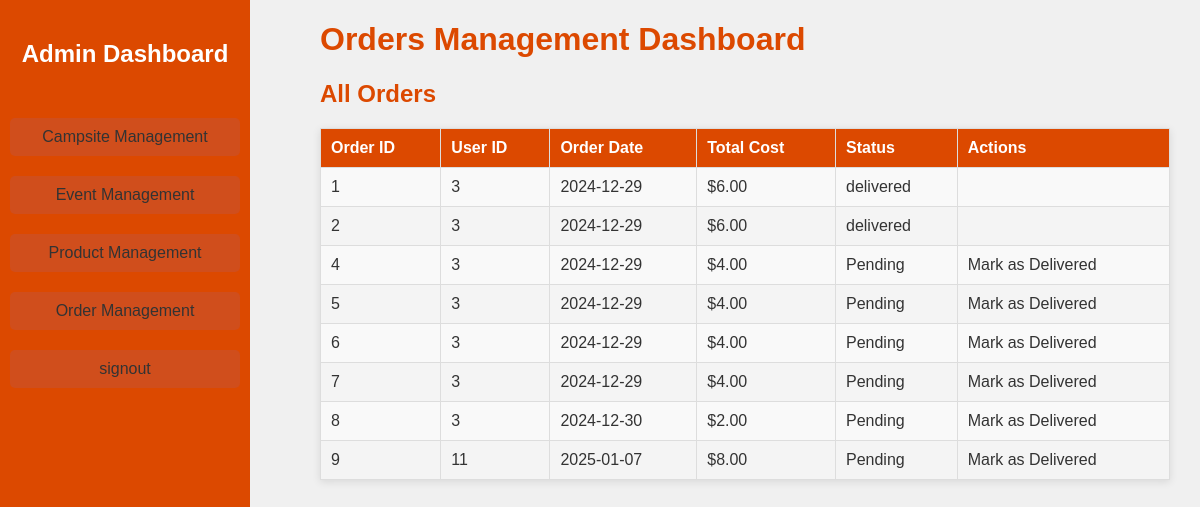
Page /dashboard/order/index.php on the committed database.
### tables this page shows
CREATE TABLE `orders` (
  `order_id` int(11) NOT NULL,
  `user_id` int(11) NOT NULL,
  `orderDate` date NOT NULL,
  `totalCost` int(11) NOT NULL,
  `status` varchar(60) NOT NULL
);

### dashboard/order/index.php (the view, shortened to what this page needs)
<?php
include '../../connection.php';
$sql = "SELECT * FROM orders";
$result = $conn->query($sql);
?>
<!DOCTYPE html>
<html lang="en">
<head>
  <link rel="stylesheet" href="../../css/dashboard.css">
</head>
<body>
  <?php include "../../component/sidebar.php"; ?>
  <div class="container" style="padding-left: 320px; padding-right: 30px">
    <h1>Orders Management Dashboard</h1>
    <h2>All Orders</h2>
    <table>
      <thead>
        <tr>
          <th>Order ID</th>
          <th>User ID</th>
          <th>Order Date</th>
          <th>Total Cost</th>
          <th>Status</th>
          <th>Actions</th>
        </tr>
      </thead>
      <tbody>
        <?php
        if ($result->num_rows > 0) {
          while ($row = $result->fetch_assoc()) {
            $status = $row["status"];
            echo "<tr>
                    <td>" . $row["order_id"] . "</td>
                    <td>" . $row["user_id"] . "</td>
                    <td>" . $row["orderDate"] . "</td>
                    <td>$" . number_format($row["totalCost"], 2) . "</td>
                    <td>" . $status . "</td>
                    <td>";
            if ($status == "Pending") {
              echo "<a href='update_status.php?order_id=" . $row["order_id"] . "' class='btn btn-primary'>Mark as Delivered</a>";
            }
            echo "</td></tr>";
          }
        } else {
          echo "<tr><td colspan='6'>No orders found.</td></tr>";
        }
        ?>
      </tbody>
    </table>
  </div>
</body>
</html>

### css/dashboard.css (style rules this page uses)
body { font-family: Arial, sans-serif; background-color: #f0f0f0; color: #333; margin: 0; }
h1, h2 { color: #DC4900; }
a { color: #333; text-decoration: none; }
form, table { margin: 20px 0; padding: 20px; border: 1px solid #ddd; background-color: white; box-shadow: 0px 2px 8px rgba(0, 0, 0, 0.1); }
table { width: 100%; border-collapse: collapse; }
table, th, td { border: 1px solid #ddd; }
th, td { padding: 10px; text-align: left; background-color: #f9f9f9; }
th { background-color: #DC4900; color: white; }
tr:nth-child(even) td { background-color: #f4f4f4; }

### rows in the picture
orders: order_id "1", user "3", orderDate "2024-12-29", totalCost "6.00", status "delivered"
orders: order_id "2", user "3", orderDate "2024-12-29", totalCost "6.00", status "delivered"
orders: order_id "4", user "3", orderDate "2024-12-29", totalCost "4.00", status "Pending"
orders: order_id "5", user "3", orderDate "2024-12-29", totalCost "4.00", status "Pending"
orders: order_id "6", user "3", orderDate "2024-12-29", totalCost "4.00", status "Pending"
orders: order_id "7", user "3", orderDate "2024-12-29", totalCost "4.00", status "Pending"
orders: order_id "8", user "3", orderDate "2024-12-30", totalCost "2.00", status "Pending"
orders: order_id "9", user "11", orderDate "2025-01-07", totalCost "8.00", status "Pending"
